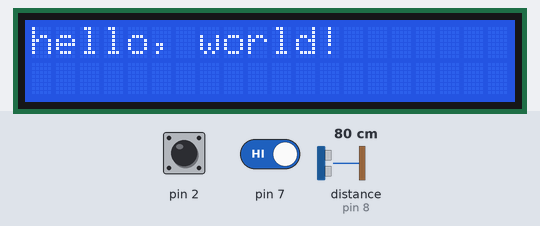
Bench run of a sketch on a simulated Arduino Uno, built with avr-gcc and run on an emulated ATmega328P. Shown: 20×2 character LCD. The inputs (shaded band) are chosen by the test bench; at power-on: pin 2 HIGH, pin 7 HIGH, distance to the obstacle (sensor on pin 8) 80 cm. The echo pulse lasts 58.3 µs per cm; what the sketch prints to the serial monitor is not drawn.

Above: at 1.2 s.
1.3 s: pin 2 pulled LOW for 1.2 s
At 1.6 s:
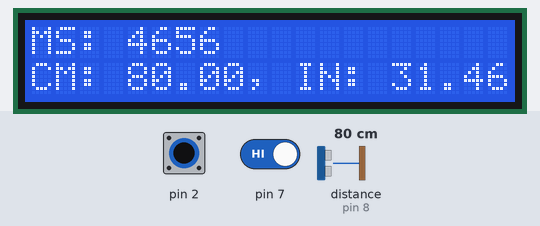
4.0 s: pin 2 driven LOW and pin 7 driven LOW
8.1 s: pin 7 driven HIGH
9.6 s: distance to the obstacle (sensor on pin 8) set to 60 cm
At 11.0 s:
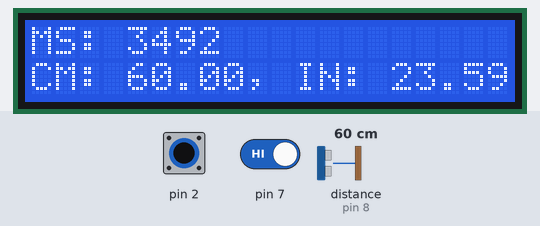
13.7 s: distance to the obstacle (sensor on pin 8) set to 250 cm
At 14.1 s:
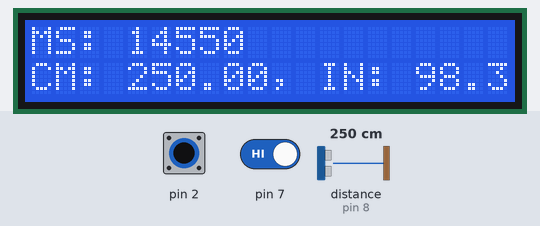
15.3 s: distance to the obstacle (sensor on pin 8) set to 120 cm
At 16.0 s:
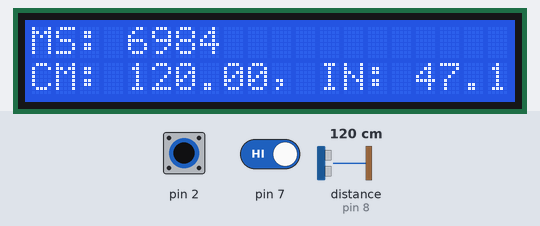
Timing chart, 0 to 18.0 s (numbered marks = the images above; inputs shaded):
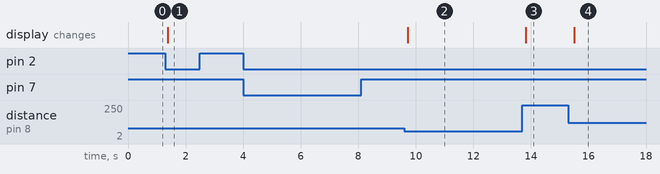

Measured:
- after the input at 1.3 s, the display: changes after 0.07 s (image 1)
- after the input at 4.0 s, every drawn part: stays the same
- after the input at 8.1 s, every drawn part: stays the same
- after the input at 9.6 s, the display: changes after 0.12 s (image 2)
- after the input at 13.7 s, the display: changes after 0.12 s (image 3)
- after the input at 15.3 s, the display: changes after 0.21 s (image 4)

The sketch:

3.ino
```cpp
#include <Ultrasonic.h>
#define TRIGGER_PIN 13
#define ECHO_PIN 8
Ultrasonic ultrasonic(TRIGGER_PIN, ECHO_PIN);
#include <LiquidCrystal.h>
LiquidCrystal lcd(12, 11, 9,3,4,5);

void setup()
{
  Serial.begin(9600);
  pinMode(2,INPUT_PULLUP);
  attachInterrupt(0,int0,LOW);
  lcd.begin(20, 2);
  lcd.print("hello, world!");
    pinMode(7,INPUT_PULLUP);

}
void loop() {


    if (digitalRead(7) == LOW)
   noInterrupts();
   //Serial.print(digitalRead(7));
  else
   interrupts();
//Serial.print(digitalRead(7));
  delay(1000);


}
void int0()
{
    float cmMsec, inMsec;
    long microsec = ultrasonic.timing();
    cmMsec = ultrasonic.convert(microsec, Ultrasonic::CM); // 計算距離，單位: 公分
    inMsec = ultrasonic.convert(microsec, Ultrasonic::IN); // 計算距離，單位: 英吋
    Serial.print("MS: "); Serial.print(microsec);
    Serial.print(", CM: "); Serial.print(cmMsec);
    Serial.print(", IN: "); Serial.println(inMsec);
    lcd.begin(20, 2);
    lcd.print("MS: "); lcd.print(microsec);
    lcd.setCursor(0, 1);
    lcd.print("CM: "); lcd.print(cmMsec);
    lcd.print(", IN: "); lcd.print(inMsec);
    delay(1000);

}
```
